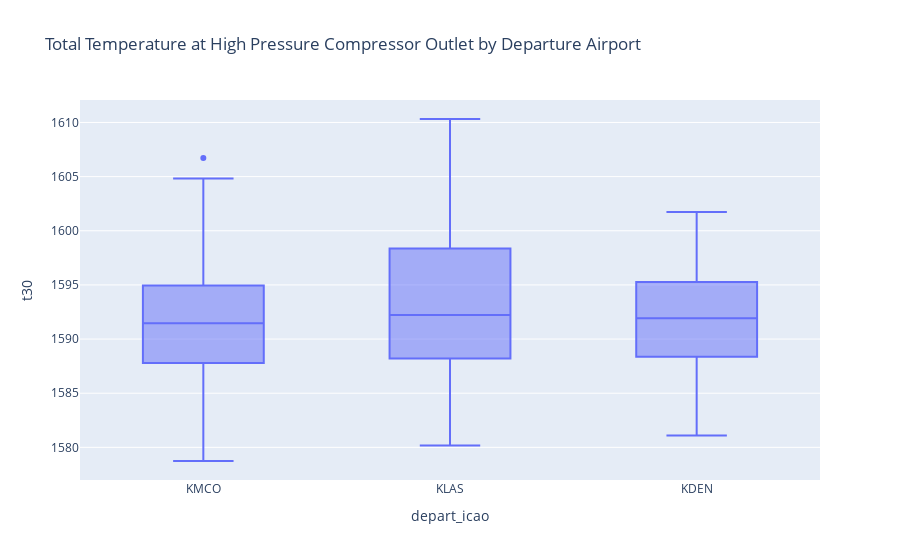

Write notebook code for a chart like this one.
### Code cell
figure05 = px.box(hpc_outlet_aircraft_engine02, x="depart_icao", y="t30", 
                  title="Total Temperature at High Pressure Compressor Outlet by Departure Airport")
figure05.show()

### Figure 1 — Plotly figure (JSON) as saved in the notebook; plotly's stock layout.template omitted (floating-point values rounded to 4 significant figures)
{"data": [{"alignmentgroup": "True", "hovertemplate": "depart_icao=%{x}<br>t30=%{y}<extra></extra>", "legendgroup": "", "marker": {"color": "#636efa"}, "name": "", "notched": false, "offsetgroup": "", "orientation": "v", "showlegend": false, "type": "box", "x": ["KMCO", "KLAS", "KMCO", "KMCO", "KMCO", "KMCO", "KMCO", "KDEN", "KMCO", "KMCO", "KMCO", "KMCO", "KDEN", "KLAS", "KLAS", "KLAS", "KMCO", "KMCO", "KMCO", "KMCO", "KMCO", "KDEN", "KDEN", "KDEN", "KDEN", "KLAS", "KDEN", "KDEN", "KDEN", "KDEN", "KLAS", "KDEN", "KDEN", "KDEN", "KMCO", "KDEN", "KDEN", "KDEN", "KDEN", "KDEN", "KDEN", "KDEN", "KDEN", "KLAS", "KMCO", "KMCO", "KMCO", "KMCO", "KDEN", "KMCO", "KLAS", "KLAS", "KDEN", "KDEN", "KDEN", "KDEN", "KMCO", "KMCO", "KMCO", "KMCO", "KDEN", "KLAS", "KDEN", "KMCO", "KDEN", "KDEN", "KDEN", "KDEN", "KDEN", "KLAS", "KDEN", "KDEN", "KDEN", "KLAS", "KMCO", "KDEN", "KDEN", "KDEN", "KDEN", "KLAS", "KDEN", "KDEN", "KDEN", "KDEN", "KLAS", "KMCO", "KMCO", "KMCO", "KDEN", "KMCO", "KDEN", "KDEN", "KDEN", "KDEN", "KDEN", "KLAS", "KDEN", "KLAS", "KLAS", "KMCO", "KLAS", "KMCO", "KMCO", "KDEN"], "x0": " ", "xaxis": "x", "y": [1585.0, 1582.0, 1584.0, 1588.0, 1590.0, 1585.0, 1581.0, 1590.0, 1589.0, 1593.0, 1579.0, 1595.0, 1589.0, 1587.0, 1580.0, 1591.0, 1592.0, 1589.0, 1587.0, 1585.0, 1590.0, 1585.0, 1594.0, 1583.0, 1587.0, 1588.0, 1597.0, 1588.0, 1589.0, 1588.0, 1584.0, 1587.0, 1593.0, 1594.0, 1591.0, 1588.0, 1587.0, 1581.0, 1581.0, 1582.0, 1589.0, 1588.0, 1593.0, 1592.0, 1594.0, 1592.0, 1592.0, 1588.0, 1591.0, 1592.0, 1597.0, 1591.0, 1587.0, 1588.0, 1592.0, 1593.0, 1597.0, 1594.0, 1586.0, 1589.0, 1591.0, 1594.0, 1595.0, 1590.0, 1590.0, 1591.0, 1591.0, 1592.0, 1591.0, 1595.0, 1593.0, 1592.0, 1589.0, 1592.0, 1600.0, 1599.0, 1600.0, 1596.0, 1594.0, 1592.0, 1598.0, 1595.0, 1600.0, 1592.0, 1600.0, 1600.0, 1592.0, 1599.0, 1596.0, 1596.0, 1600.0, 1601.0, 1594.0, 1596.0, 1594.0, 1601.0, 1602.0, 1610.0, 1601.0, 1605.0, 1598.0, 1596.0, 1607.0, 1599.0], "y0": " ", "yaxis": "y"}], "layout": {"boxmode": "group", "legend": {"tracegroupgap": 0}, "title": {"text": "Total Temperature at High Pressure Compressor Outlet by Departure Airport"}, "xaxis": {"anchor": "y", "domain": [0, 1], "title": {"text": "depart_icao"}}, "yaxis": {"anchor": "x", "domain": [0, 1], "title": {"text": "t30"}}}}
